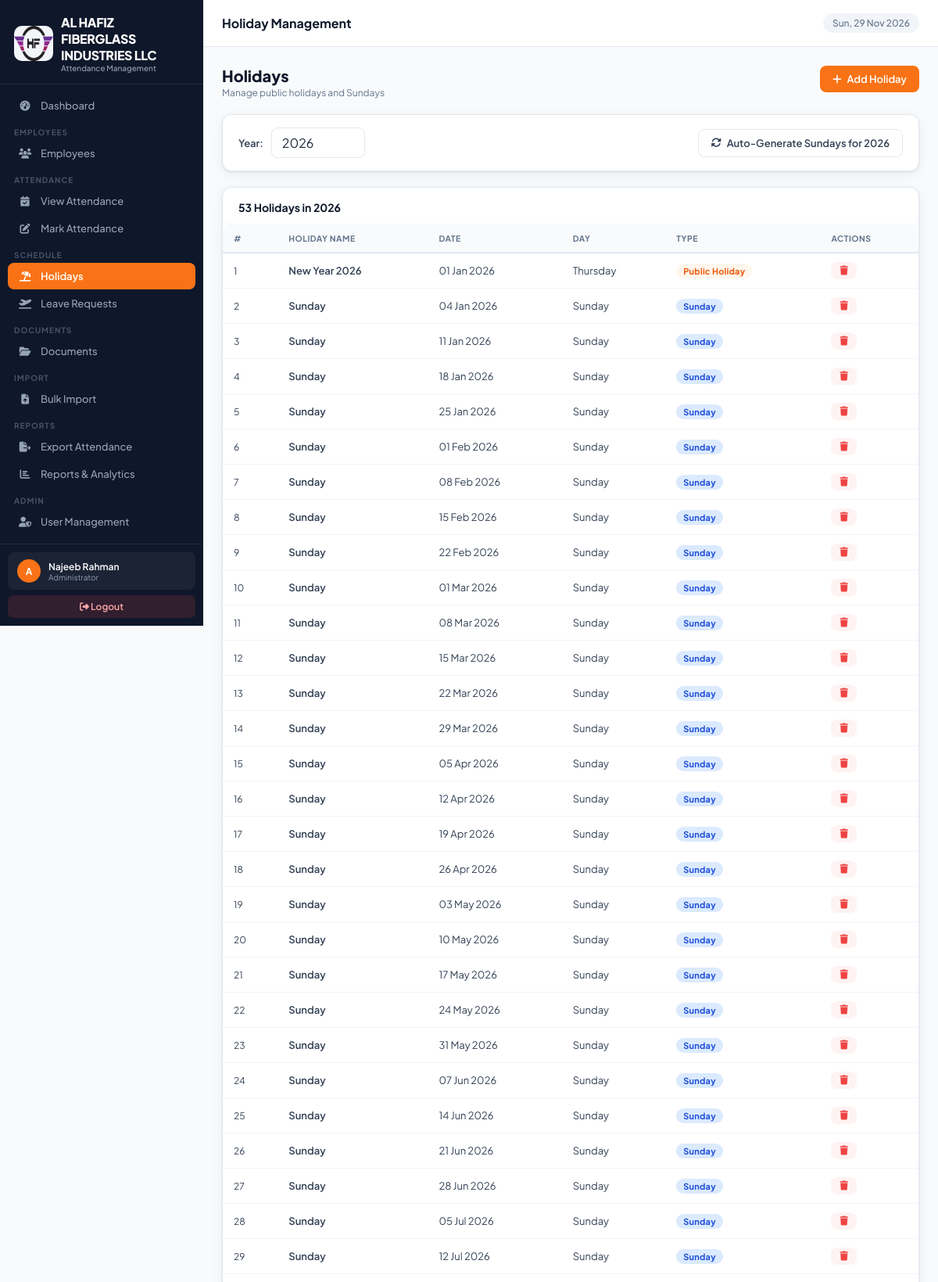
Page /holidays/ (signed in, upper part) on the committed database.
### attendance_app/models.py (models this page shows, shortened)
class CompanySettings(models.Model):
    company_name    = models.CharField(max_length=200, default='Your Company Name')
    company_address = models.TextField(default='Your Address, Dubai, UAE')
    company_phone   = models.CharField(max_length=50, blank=True, default='')
    company_email   = models.EmailField(blank=True, default='')
    company_website = models.URLField(blank=True, default='')
    company_trn     = models.CharField(max_length=50, blank=True, default='', verbose_name='TRN / Tax No.')
    logo            = models.ImageField(upload_to='company/', blank=True, null=True)
    default_in_time  = models.TimeField(default=datetime.time(7, 0))
    default_out_time = models.TimeField(default=datetime.time(17, 0))
    work_days        = models.CharField(
        max_length=20, default='Mon-Sat',
        help_text='e.g. Mon-Sat, Mon-Fri'
    )
    weekend_day      = models.CharField(
        max_length=20, default='Sunday',
        choices=[('Sunday','Sunday'),('Friday','Friday'),('Saturday','Saturday'),('Friday-Saturday','Fri & Sat')],
    )
    timezone_name    = models.CharField(max_length=60, default='Asia/Dubai')
    date_format      = models.CharField(
        max_length=20, default='d-m-Y',
        choices=[('d-m-Y','DD-MM-YYYY'),('m/d/Y','MM/DD/YYYY'),('Y-m-d','YYYY-MM-DD')],
    )
    updated_at       = models.DateTimeField(auto_now=True)
    class Meta:
        verbose_name = 'Company Settings'
    @classmethod
    def get_settings(cls):
        obj, _ = cls.objects.get_or_create(pk=1)
        return obj

class Holiday(models.Model):
    TYPE_CHOICES = [('public', 'Public Holiday'), ('sunday', 'Sunday')]
    date = models.DateField(unique=True)
    name = models.CharField(max_length=200)
    holiday_type = models.CharField(max_length=20, choices=TYPE_CHOICES, default='public')
    created_at = models.DateTimeField(auto_now_add=True)
    class Meta:
        ordering = ['date']

### attendance_app/views.py (the view)
# urls.py: path('holidays/', views.holiday_list, name='holiday_list'),
@login_required
def holiday_list(request):
    if not has_perm(request.user, 'holiday_view'):
        messages.error(request, 'Access denied.')
        return redirect('dashboard')
    year = int(request.GET.get('year', timezone.localdate().year))
    holidays = Holiday.objects.filter(date__year=year).order_by('date')
    return render(request, 'attendance_app/holiday_list.html', {
        'holidays': holidays, 'year': year,
        'years': range(2020, timezone.localdate().year + 3),
    })

### attendance_app/context_processors.py (called while the page is built)
def company_settings(request):
    return {
        'company': CompanySettings.get_settings()
    }

def user_permissions(request):
    if request.user.is_authenticated:
        if request.user.is_superuser:
            perms = [p[0] for p in UserPermission.PERMISSION_CHOICES]
        else:
            try:
                up = UserPermission.objects.get(user=request.user)
                perms = up.permissions
            except UserPermission.DoesNotExist:
                perms = []
        is_portal_user = False
        try:
            if request.user.employee_profile:
                is_portal_user = True
        except Exception:
            pass
        return {
            'user_perms': perms,
            'is_admin': request.user.is_superuser,
            'is_portal_user': is_portal_user,
        }
    return {'user_perms': [], 'is_admin': False, 'is_portal_user': False}

### attendance_app/views.py (called while the page is built)
def has_perm(user, perm):
    if user.is_superuser:
        return True
    try:
        up = UserPermission.objects.get(user=user)
        return perm in up.permissions
    except UserPermission.DoesNotExist:
        return False

### attendance_app/templates/attendance_app/holiday_list.html (shortened to what this page needs)
{% extends 'attendance_app/base.html' %}
{% block page_title %}Holiday Management{% endblock %}
{% block content %}
<div class="page-header">
  <div>
    <div class="page-header-title">Holidays</div>
    <div class="page-header-sub">Manage public holidays and Sundays</div>
  </div>
  <div class="d-flex gap-2">
    {% if 'holiday_add' in user_perms or is_admin %}
    <a href="{% url 'holiday_add' %}" class="btn btn-primary"><i class="fas fa-plus"></i> Add Holiday</a>
    {% endif %}
  </div>
</div>
<div class="card" style="margin-bottom:20px">
  <div class="card-body" style="padding:16px 20px;display:flex;align-items:center;justify-content:space-between;flex-wrap:wrap;gap:12px">
    <form method="get" style="display:flex;align-items:center;gap:10px">
      <label class="form-label" style="margin:0">Year:</label>
      <select name="year" class="form-control" style="width:120px" onchange="this.form.submit()">
        {% for y in years %}
        <option value="{{ y }}" {% if y == year %}selected{% endif %}>{{ y }}</option>
        {% endfor %}
      </select>
    </form>
    {% if 'holiday_add' in user_perms or is_admin %}
    <form method="post" action="{% url 'generate_sundays' %}" style="display:flex;align-items:center;gap:10px">
      <button type="submit" class="btn btn-outline" onclick="return confirm('Generate all Sunday holidays for {{ year }}?')">
        <i class="fas fa-rotate"></i> Auto-Generate Sundays for {{ year }}
      </button>
    </form>
    {% endif %}
  </div>
</div>
<div class="card">
  <div class="card-header">
    <span class="card-title">{{ holidays.count }} Holiday{{ holidays.count|pluralize }} in {{ year }}</span>
  </div>
  <div class="table-wrap">
    {% if holidays %}
    <table class="data-table">
      <thead>
        <tr>
          <th>#</th>
          <th>Holiday Name</th>
          <th>Date</th>
          <th>Day</th>
          <th>Type</th>
          <th>Actions</th>
        </tr>
      </thead>
      <tbody>
        {% for h in holidays %}
        <tr>
          <td class="text-muted" style="font-size:12px">{{ forloop.counter }}</td>
          <td style="font-weight:600">{{ h.name }}</td>
          <td>{{ h.date|date:"d M Y" }}</td>
          <td>{{ h.date|date:"l" }}</td>
          <td>
            <span class="badge {% if h.holiday_type == 'public' %}badge-orange{% else %}badge-blue{% endif %}">
              {{ h.get_holiday_type_display }}
            </span>
          </td>
          <td>
            {% if 'holiday_add' in user_perms or is_admin %}
            <form method="post" action="{% url 'holiday_delete' h.pk %}" style="display:inline">
              <button type="submit" class="btn btn-sm btn-danger" onclick="return confirm('Delete {{ h.name }}?')">
                <i class="fas fa-trash"></i>
              </button>
            </form>
            {% endif %}
          </td>
        </tr>
        {% endfor %}
      </tbody>
    </table>
    {% else %}
    <div class="empty-state">
      <i class="fas fa-umbrella-beach"></i>
      <p>No holidays for {{ year }}</p>
    </div>
    {% endif %}
  </div>
</div>
{% endblock %}

### attendance_app/templates/attendance_app/base.html (shortened to what this page needs)
{% load static %}
{% load attendance_tags %}
<!DOCTYPE html>
<html lang="en">
<head>
<link rel="stylesheet" href="https://cdnjs.cloudflare.com/ajax/libs/font-awesome/6.5.0/css/all.min.css">
</head>
<body>
<nav class="sidebar" id="sidebar">
  <div class="sidebar-logo">
    <div class="brand">
      <div class="logo-icon"> {% if company.logo %}
<img src="{{ company.logo.url }}" class="logoimg">
{% endif %} </div>
      <div><div class="brand-name">{{ company.company_name }}</div><div class="brand-sub">Attendance Management</div></div>
    </div>
  </div>
  <div class="sidebar-nav">
    {% if 'dashboard_view' in user_perms or is_admin %}
    <a href="{% url 'dashboard' %}" class="nav-item {% if request.resolver_match.url_name == 'dashboard' %}active{% endif %}" onclick="closeSidebar()">
      <span class="nav-icon"><i class="fas fa-gauge-high"></i></span> Dashboard
    </a>
    {% endif %}
    {% if 'employee_view' in user_perms or is_admin %}
    <div class="nav-label">Employees</div>
    <a href="{% url 'employee_list' %}" class="nav-item {% if 'employee' in request.resolver_match.url_name %}active{% endif %}" onclick="closeSidebar()">
      <span class="nav-icon"><i class="fas fa-users"></i></span> Employees
    </a>
    {% endif %}
    {% if 'attendance_view' in user_perms or is_admin %}
    <div class="nav-label">Attendance</div>
    <a href="{% url 'attendance_list' %}" class="nav-item {% if request.resolver_match.url_name == 'attendance_list' %}active{% endif %}" onclick="closeSidebar()">
      <span class="nav-icon"><i class="fas fa-calendar-check"></i></span> View Attendance
    </a>
    {% endif %}
    {% if 'attendance_add' in user_perms or is_admin %}
    <a href="{% url 'attendance_mark' %}" class="nav-item {% if request.resolver_match.url_name == 'attendance_mark' %}active{% endif %}" onclick="closeSidebar()">
      <span class="nav-icon"><i class="fas fa-pen-to-square"></i></span> Mark Attendance
    </a>
    {% endif %}
    {% if 'holiday_view' in user_perms or is_admin %}
    <div class="nav-label">Schedule</div>
    <a href="{% url 'holiday_list' %}" class="nav-item {% if 'holiday' in request.resolver_match.url_name %}active{% endif %}" onclick="closeSidebar()">
      <span class="nav-icon"><i class="fas fa-umbrella-beach"></i></span> Holidays
    </a>
    {% endif %}
    {% if 'leave_view' in user_perms or is_admin %}
    <a href="{% url 'leave_list' %}" class="nav-item {% if 'leave' in request.resolver_match.url_name %}active{% endif %}" onclick="closeSidebar()">
      <span class="nav-icon"><i class="fas fa-plane-departure"></i></span> Leave Requests
    </a>
    {% endif %}
    {% if 'employee_view' in user_perms or is_admin %}
    <div class="nav-label">Documents</div>
    <a href="{% url 'document_list' %}" class="nav-item {% if 'document' in request.resolver_match.url_name or 'doctype' in request.resolver_match.url_name %}active{% endif %}" onclick="closeSidebar()">
      <span class="nav-icon"><i class="fas fa-folder-open"></i></span> Documents
    </a>
    {% endif %}
    {% if is_admin or 'employee_add' in user_perms %}
    <div class="nav-label">Import</div>
    <a href="{% url 'import_hub' %}" class="nav-item {% if 'import' in request.resolver_match.url_name %}active{% endif %}" onclick="closeSidebar()">
      <span class="nav-icon"><i class="fas fa-file-arrow-up"></i></span> Bulk Import
    </a>
    {% endif %}
    {% if 'export_view' in user_perms or is_admin %}
    <div class="nav-label">Reports</div>
    <a href="{% url 'export_attendance' %}" class="nav-item {% if request.resolver_match.url_name == 'export_attendance' %}active{% endif %}" onclick="closeSidebar()">
      <span class="nav-icon"><i class="fas fa-file-export"></i></span> Export Attendance
    </a>
    <a href="{% url 'reports' %}" class="nav-item {% if 'report' in request.resolver_match.url_name %}active{% endif %}" onclick="closeSidebar()">
      <span class="nav-icon"><i class="fas fa-chart-bar"></i></span> Reports & Analytics
    </a>
    {% endif %}
    {% if is_admin or 'user_manage' in user_perms %}
    <div class="nav-label">Admin</div>
    <a href="{% url 'user_list' %}" class="nav-item {% if 'user' in request.resolver_match.url_name %}active{% endif %}" onclick="closeSidebar()">
      <span class="nav-icon"><i class="fas fa-user-shield"></i></span> User Management
    </a>
    {% endif %}
    {% if 'activity_view' in user_perms or is_admin %}
    <a href="{% url 'activity_log' %}" class="nav-item {% if request.resolver_match.url_name == 'activity_log' %}active{% endif %}" onclick="closeSidebar()">
      <span class="nav-icon"></span> Activity Log
    </a>
    {% endif %}
  </div>
  <div class="sidebar-bottom">
    <div class="user-card">
      <div class="user-avatar">{{ request.user.username|first|upper }}</div>
      <div class="user-info">
        <div class="user-name">{{ request.user.get_full_name|default:request.user.username }}</div>
        <div class="user-role">{% if request.user.is_superuser %}Administrator{% else %}Staff{% endif %}</div>
      </div>
    </div>
    <a href="{% url 'logout' %}" class="logout-btn"><i class="fas fa-sign-out-alt"></i> Logout</a>
  </div>
</nav>
<div class="main">
  <div class="topbar">
    <div class="topbar-left">
      <div class="topbar-title">{% block page_title %}Dashboard{% endblock %}</div>
    </div>
    <div class="topbar-right">
      <span class="topbar-date" id="topbar-date"></span>
    </div>
  </div>
  <div class="page-content">
    {% block content %}{% endblock %}
  </div>
</div>
</body>
</html>

### rows in the picture
CompanySettings: logo (picture), company_name "AL HAFIZ FIBERGLASS INDUSTRIES LLC"
Holiday: name "New Year 2026", date "01 Jan 2026", date "Thursday", holiday_type "Public Holiday"
Holiday: name "Sunday", date "04 Jan 2026", date "Sunday", holiday_type "Sunday"
Holiday: name "Sunday", date "11 Jan 2026", date "Sunday", holiday_type "Sunday"
Holiday: name "Sunday", date "18 Jan 2026", date "Sunday", holiday_type "Sunday"
Holiday: name "Sunday", date "25 Jan 2026", date "Sunday", holiday_type "Sunday"
Holiday: name "Sunday", date "01 Feb 2026", date "Sunday", holiday_type "Sunday"
Holiday: name "Sunday", date "08 Feb 2026", date "Sunday", holiday_type "Sunday"
Holiday: name "Sunday", date "15 Feb 2026", date "Sunday", holiday_type "Sunday"
Holiday: name "Sunday", date "22 Feb 2026", date "Sunday", holiday_type "Sunday"
Holiday: name "Sunday", date "01 Mar 2026", date "Sunday", holiday_type "Sunday"
Holiday: name "Sunday", date "08 Mar 2026", date "Sunday", holiday_type "Sunday"
Holiday: name "Sunday", date "15 Mar 2026", date "Sunday", holiday_type "Sunday"
Holiday: name "Sunday", date "22 Mar 2026", date "Sunday", holiday_type "Sunday"
Holiday: name "Sunday", date "29 Mar 2026", date "Sunday", holiday_type "Sunday"
Holiday: name "Sunday", date "05 Apr 2026", date "Sunday", holiday_type "Sunday"
Holiday: name "Sunday", date "12 Apr 2026", date "Sunday", holiday_type "Sunday"
Holiday: name "Sunday", date "19 Apr 2026", date "Sunday", holiday_type "Sunday"
Holiday: name "Sunday", date "26 Apr 2026", date "Sunday", holiday_type "Sunday"
Holiday: name "Sunday", date "03 May 2026", date "Sunday", holiday_type "Sunday"
Holiday: name "Sunday", date "10 May 2026", date "Sunday", holiday_type "Sunday"
Holiday: name "Sunday", date "17 May 2026", date "Sunday", holiday_type "Sunday"
Holiday: name "Sunday", date "24 May 2026", date "Sunday", holiday_type "Sunday"
Holiday: name "Sunday", date "31 May 2026", date "Sunday", holiday_type "Sunday"
Holiday: name "Sunday", date "07 Jun 2026", date "Sunday", holiday_type "Sunday"
Holiday: name "Sunday", date "14 Jun 2026", date "Sunday", holiday_type "Sunday"
Holiday: name "Sunday", date "21 Jun 2026", date "Sunday", holiday_type "Sunday"
Holiday: name "Sunday", date "28 Jun 2026", date "Sunday", holiday_type "Sunday"
Holiday: name "Sunday", date "05 Jul 2026", date "Sunday", holiday_type "Sunday"
Holiday: name "Sunday", date "12 Jul 2026", date "Sunday", holiday_type "Sunday"

### other values in the picture
{{ request.user.username|first|upper }} "A"
{{ request.user.get_full_name|default:request.user.username }} "Najeeb Rahman"
{{ year }} "2026"
{{ holidays.count }} "53"
form field year "2026"
